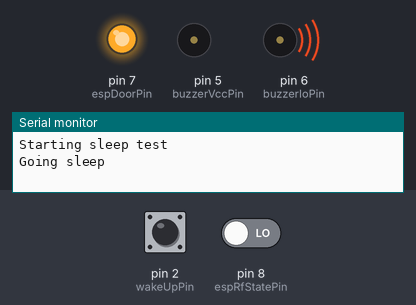
The sketch below on a simulated Arduino Pro Mini, built with avr-gcc and run on an emulated ATmega328P. Shown: output pins drawn as LEDs (lit = HIGH), buzzer (waves = sounding, pin HIGH), the last lines printed to the serial monitor. The test bench sets the inputs (shaded band); at power-on: pin 2 (wakeUpPin) HIGH, pin 8 (espRfStatePin) LOW. Sleep ends after the set time or at an interrupt; pins used as bus, display or sensor lines are not drawn.

Above: at 5.0 s.
5.1 s: pin 2 (wakeUpPin) pulled LOW for 0.15 s
At 5.8 s:
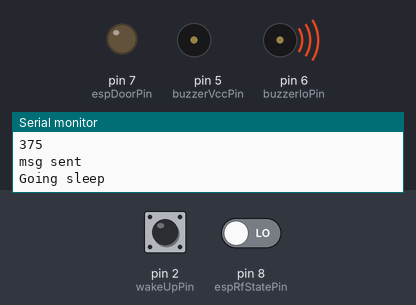
7.0 s: pin 2 (wakeUpPin) pulled LOW for 1 s
At 8.05 s:
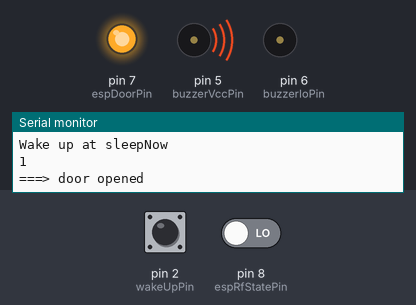
10.0 s: pin 2 (wakeUpPin) pulled LOW for 3.2 s
At 13.9 s:
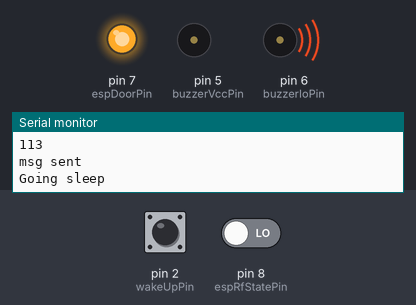
Timing chart, 0 to 15.4 s (numbered marks = the images above; inputs shaded):
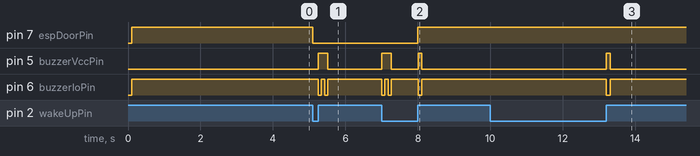

The sketch:

door-alarm-pro-mini.ino
```cpp
/*

// magnetic door switch
// to remove debounce use small capacitor between pin 2 and gnd
2 - int 0 - magnetic door switch - gnd : INPUT_PULLUP

// esp8266 (esp-12 )
7 - esp 5     : output - door status
8 - esp 16    : input -  wifi/mqtt status
9 - esp reset : output -  reset esp8266

// activr buzzer
5 - buzzer vcc : output
6 - buzzer i/o : output

*/

#include <avr/interrupt.h>
#include <avr/sleep.h>

int wakeUpPin     = 2;

int espDoorPin    = 7;
int espRfStatePin = 8;
int espResetPin   = 9;

int buzzerVccPin  = 5;
int buzzerIoPin   = 6;

unsigned long startMills;

int espRfstate = HIGH;

int alarmset = LOW ;

volatile int doorStatus ;

void setup()
{
  Serial.begin(38400);
  Serial.println("Starting sleep test");
  delay(100);

  pinMode(wakeUpPin, INPUT_PULLUP);

  doorStatus = digitalRead(wakeUpPin);

  pinMode(espRfStatePin, INPUT);
  pinMode(espResetPin, OUTPUT);
  pinMode(espDoorPin, OUTPUT);

  pinMode(buzzerVccPin, OUTPUT);
  pinMode(buzzerIoPin, OUTPUT);

  attachInterrupt(0, WakeUp, CHANGE);

  startMills = millis();

  digitalWrite(espResetPin, HIGH);
  digitalWrite(espDoorPin, doorStatus);

  digitalWrite(buzzerVccPin, LOW);
  digitalWrite(buzzerIoPin, HIGH);

  delay(250);
  sleepNow();

}

void sleepNow()
{
  Serial.println("Going sleep");
  delay(100);
  set_sleep_mode(SLEEP_MODE_PWR_DOWN);
  sleep_enable();
  attachInterrupt(0, WakeUp, CHANGE);

  sleep_mode();
  sleep_disable();
  Serial.println("Wake up at sleepNow");

}

void WakeUp()
{
  if ((millis() - startMills) > 300) {
    Serial.print("======> Wake up :  ");
    Serial.println(millis() - startMills);
    //doorStatus = ! doorStatus ;
    doorStatus = digitalRead(wakeUpPin);
    digitalWrite(espDoorPin, doorStatus);
    alarmset = HIGH ;
    startMills = millis();
    espReset();
  }
}

void loop()
{

  espRfstate = digitalRead(espRfStatePin);

  if (((millis() - startMills) >= 5000) && (espRfstate == HIGH))
  {
      Serial.println(millis() - startMills);
      alarm_wifi();
      sleepNow();
  }

  if (espRfstate == LOW)
  {
       Serial.println(millis() - startMills);
       Serial.println("msg sent");
       sleepNow();
  }

  if ( alarmset == HIGH ) {
     Serial.println(millis() - startMills);
     if ( doorStatus == HIGH )
     {
       alarm_open();
     } else {
       alarm_close();
     }
  }

  delay(10);
}


void espReset()
{
  Serial.println("Reset ESP");
  digitalWrite(espResetPin, LOW);
  delay(10);
  digitalWrite(espResetPin, HIGH);
}


void alarm_wifi()
{
  Serial.println("===> wifi has problem");

  digitalWrite(buzzerVccPin, HIGH);

  digitalWrite(buzzerIoPin, LOW);
  delay(300);
  digitalWrite(buzzerIoPin, HIGH);
  delay(100);

  digitalWrite(buzzerIoPin, LOW);
  delay(300);
  digitalWrite(buzzerIoPin, HIGH);

  digitalWrite(buzzerVccPin, LOW);

  alarmset = LOW ;

}

void alarm_open()
{
  Serial.println("===> door opened");

  digitalWrite(buzzerVccPin, HIGH);

  digitalWrite(buzzerIoPin, LOW);
  delay(100);
  digitalWrite(buzzerIoPin, HIGH);

  digitalWrite(buzzerVccPin, LOW);

  alarmset = LOW ;
}

void alarm_close()
{
  Serial.println("===> door closed");

  digitalWrite(buzzerVccPin, HIGH);

  digitalWrite(buzzerIoPin, LOW);
  delay(80);
  digitalWrite(buzzerIoPin, HIGH);
  delay(100);
  digitalWrite(buzzerIoPin, LOW);
  delay(80);
  digitalWrite(buzzerIoPin, HIGH);

  digitalWrite(buzzerVccPin, LOW);

  alarmset = LOW ;
}
```

Measured:
- after the input at 5.1 s, pin 7 (espDoorPin): HIGH → LOW at once; pin 5 (buzzerVccPin): LOW → HIGH after 0.15 s, → LOW 0.26 s later; pin 6 (buzzerIoPin): alternates HIGH for 0.10 s and LOW for 0.08 s, 4 changes in all, then stays HIGH, starting after 0.15 s
- after the input at 7.0 s, pin 7 (espDoorPin): LOW → HIGH after 1.0 s; pin 5 (buzzerVccPin): LOW → HIGH at once, → LOW 0.26 s later, → HIGH 0.74 s later, → LOW 0.10 s later; pin 6 (buzzerIoPin): goes LOW 0.08 s, HIGH 0.10 s, LOW 0.08 s, HIGH 0.74 s, LOW 0.10 s, then HIGH, starting at once
- after the input at 10.0 s, pin 5 (buzzerVccPin): LOW → HIGH after 3.2 s, → LOW 0.10 s later; pin 6 (buzzerIoPin): HIGH → LOW after 3.2 s, → HIGH 0.10 s later
